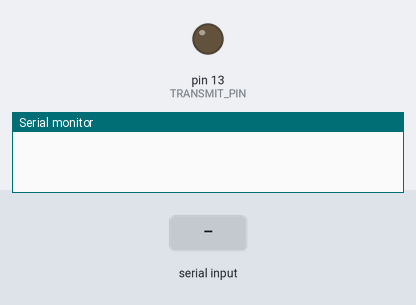
A sketch run on a simulated Arduino Uno, built with avr-gcc and run on an emulated ATmega328P. Parts: output pins drawn as LEDs (lit = HIGH), the last lines printed to the serial monitor. Inputs (shaded band) come from the test bench.

Above: at 1.2 s.
1.3 s: "10\n" received over Serial
At 1.51 s:
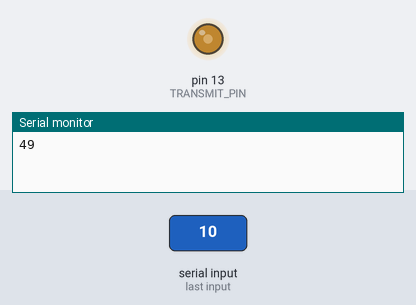
4.3 s: "11\n" received over Serial
Timing chart, 0 to 13.3 s (numbered marks = the images above; inputs shaded):
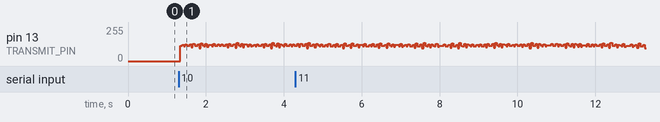

The sketch:

Remote_control_roller_shades_via_Android.ino
```cpp
/*
******************************************************************************************************************************************************************
*
* A-OK AC114-01B remote control (RF 433.92MHz) for roller shades and motorized projector screens
* Control code by Antti Kirjavainen and Saša Paunović (antti.kirjavainen [_at_] gmail.com  / sasa.paun7 [_at_] gmail.com)
*
* https://www.a-okmotors.com/en/
*
* This is an incomplete, but working implementation of the A-OK protocol.
*
*
* HOW TO USE
*
* Capture your remote controls with RemoteCapture.ino and copy paste the 65 bit commands to A-OK.ino
* for sendAOKCommand(). More info about this provided in RemoteCapture.ino.
*
*
* HOW TO USE WITH EXAMPLE COMMANDS
*
* 1. Set the motor or receiver into pairing mode with its PROGRAM button.
* 2. Check the instructions on whether you need to send the pairing command
* ("sendAOKCommand(AOK_PROGRAM_EXAMPLE);") or UP command ("sendAOKCommand(AOK_UP_EXAMPLE);").
* Typically you need to transmit within 10 seconds.
* 3. Now you can control the motor, e.g. "sendAOKCommand(AOK_DOWN_EXAMPLE);" (or AOK_UP_EXAMPLE, AOK_STOP_EXAMPLE etc.).
*
* Setting limits for roller shade motors is quicker with the remotes, although you can use your Arduino
* for that as well.
*
*
* PROTOCOL DESCRIPTION
*
* One remote control is not enough data to understand the protocol, but here's what I've
* figured out so far.
*
* UP and DOWN buttons send two different commands for some reason, listed below
* as AOK_UP/DOWN_EXAMPLE and AOK_AFTER_UP_DOWN_EXAMPLE. However, the latter command
* would not seem to be required at all.
*
* Tri-state bits are used.
*
* AGC:
* Some remotes start the first command with a preamble of 8 times: HIGH of approx. 340 us + LOW of approx. 520 us
* But most remotes do not transmit that preamble.
* Every remote starts the command with an AGC HIGH of approx. 5200 us.
* Then go LOW for approx. 530 us and start the commands bits.
*
* COMMAND BITS:
* 49 bits for a unique remote ID
* 7 bits for command (UP = 0001011, DOWN = 1000011, STOP = 0100011, PROGRAM = 1010011, AFTER UP/DOWN = 0100100)
* 5 bits are unknown (maybe some kind of checksum?)
* 4 bits at the end are always 0111, except for the AFTER UP/DOWN commands 1001
*
* = 65 bits in total
*
* RADIO SILENCE:
* Some remotes instantly repeat the commands, some transmit a radio silence of approx. 5030 us at the end
* of each command.
*
*
* TIMINGS:
* All sample counts below listed with a sample rate of 44100 Hz
* (sample count / 44100 = microseconds).
*
* Pulse length:
* SHORT = 272 us (12 samples)
* LONG = 567 us (25 samples, approx. 2 * SHORT)
*
* Data bits:
* Data 0 = short HIGH, long LOW (wire 100)
* Data 1 = long HIGH, short LOW (wire 110)
*
* This code transmits a radio silence of 5034 us (222 samples) after each command, although not all AC114-01B
* remotes do.
*
******************************************************************************************************************************************************************
*/


// Shades by number commands:

#define AOK_UP_1                "10100011011001010110011001100110000000010000000000001011001111011"
#define AOK_STOP_1              "10100011011001010110011001100110000000010000000000100011010101011"
#define AOK_DOWN_1              "10100011011001010110011001100110000000010000000001000011011101011"
#define AOK_AFTER_UP_DOWN_1     "10100011011001010110011001100110000000010000000000100100010101101"

#define AOK_UP_2                "10100011011001010110011001100110000000100000000000001011001111101"
#define AOK_STOP_2              "10100011011001010110011001100110000000100000000000100011010101101"
#define AOK_DOWN_2              "10100011011001010110011001100110000000100000000001000011011101101"
#define AOK_AFTER_UP_DOWN_2     "10100011011001010110011001100110000000100000000000100100010101111"

#define AOK_UP_3                "10100011011001010110011001100110000001000000000000001011010000001"
#define AOK_STOP_3              "10100011011001010110011001100110000001000000000000100011010110001"
#define AOK_DOWN_3              "10100011011001010110011001100110000001000000000001000011011110001"
#define AOK_AFTER_UP_DOWN_3     "10100011011001010110011001100110000001000000000000100100010110011"

#define AOK_UP_4                "10100011011001010110011001100110000010000000000000001011010001001"
#define AOK_STOP_4              "10100011011001010110011001100110000010000000000000100011010111001"
#define AOK_DOWN_4              "10100011011001010110011001100110000010000000000001000011011111001"
#define AOK_AFTER_UP_DOWN_4     "10100011011001010110011001100110000010000000000000100100010111011"

#define AOK_UP_5                "10100011011001010110011001100110000100000000000000001011010011001"
#define AOK_STOP_5              "10100011011001010110011001100110000100000000000000100011011001001"
#define AOK_DOWN_5              "10100011011001010110011001100110000100000000000001000011100001001"
#define AOK_AFTER_UP_DOWN_5     "10100011011001010110011001100110000100000000000000100100011001011"

#define AOK_UP_6                "10100011011001010101101000111110000000010000000000001011000010011"
#define AOK_STOP_6              "10100011011001010101101000111110000000010000000000100011001000011"
#define AOK_DOWN_6              "10100011011001010101101000111110000000010000000001000011010000011"
#define AOK_AFTER_UP_DOWN_6     "10100011011001010101101000111110000000010000000000100100001000101"

#define AOK_UP_7                "10100011011001010101101000111110000000100000000000001011000010101"
#define AOK_STOP_7              "10100011011001010101101000111110000000100000000000100011001000101"
#define AOK_DOWN_7              "10100011011001010101101000111110000000100000000001000011010000101"
#define AOK_AFTER_UP_DOWN_7     "10100011011001010101101000111110000000100000000000100100001000111"

#define AOK_UP_8                "10100011011001010101101000111110000001000000000000001011000011001"
#define AOK_STOP_8              "10100011011001010101101000111110000001000000000000100011001001001"
#define AOK_DOWN_8              "10100011011001010101101000111110000001000000000001000011010001001"
#define AOK_AFTER_UP_DOWN_8     "10100011011001010101101000111110000001000000000000100100001001011"

#define AOK_UP_9                "10100011011001010101101000111110000000010000000000001011000010011"
#define AOK_STOP_9              "10100011011001010101101000111110000000010000000000100011001000011"
#define AOK_DOWN_9              "10100011011001010101101000111110000000010000000001000011010000011"
#define AOK_AFTER_UP_DOWN_9     "10100011011001010101101000111110000000010000000000100100001000101"

// #define AOK_PROGRAMING_           "10100011010001100101000000010110000000010000000001010011000000001"

#define TRANSMIT_PIN             13      // We'll use digital 13 for transmitting
#define REPEAT_COMMAND           6       // How many times to repeat the same command: original remotes repeat 8 (multi) or 10 (single) times by default
#define DEBUG                    false   // Do note that if you add serial output during transmit, it will cause delay and commands may fail

// If you wish to use PORTB commands instead of digitalWrite, these are for Arduino Uno digital 13:
#define D13high | 0x20;
#define D13low  & 0xDF;

// Timings in microseconds (us). Get sample count by zooming all the way in to the waveform with Audacity.
// Calculate microseconds with: (samples / sample rate, usually 44100 or 48000) - ~15-20 to compensate for delayMicroseconds overhead.
// Sample counts listed below with a sample rate of 44100 Hz:

#define AOK_AGC1_PULSE                   5300  // 234 samples
#define AOK_AGC2_PULSE                   530   // 24 samples after the actual AGC bit
#define AOK_RADIO_SILENCE                5030  // 222 samples

#define AOK_PULSE_SHORT                  270   // 12 samples
#define AOK_PULSE_LONG                   565   // 25 samples, approx. 2 * AOK_PULSE_SHORT

#define AOK_COMMAND_BIT_ARRAY_SIZE       65    // Command bit count

// Incoming value for MIT interface.
String Incoming_value;


// ----------------------------------------------------------------------------------------------------------------------------------------------------------------

void setup() {

  Serial.begin(9600); // Used for error messages even with DEBUG set to false

  if (DEBUG) Serial.println("Starting up...");

}

// ----------------------------------------------------------------------------------------------------------------------------------------------------------------

// ----------------------------------------------------------------------------------------------------------------------------------------------------------------

void loop() {

  // Pair a motor/receiver (first set the receiver to pairing mode by holding down
  // its PROGRAM button), then send the PROGRAM or UP command (check the instructions
  // of your device on which one is required for pairing):

  //sendAOKCommand(AOK_PROGRAM_EXAMPLE); // AM25-1.2/30-MEL-P motor requires this for pairing
  //sendAOKCommand(AOK_UP_EXAMPLE); // AC202-02 receiver requires this for pairing

  //while (true) {} // Stop after pairing, you can use UP/STOP/DOWN commands afterwards
  // ---


  // Loop for the MIT interface.

 if(Serial.available() > 0)
  {
    Incoming_value = Serial.read();
    Serial.print(Incoming_value);
    Serial.print("\n");

    if(Incoming_value == "10")
      sendAOKCommand(AOK_UP_1);
      sendAOKCommand(AOK_AFTER_UP_DOWN_1);

    if(Incoming_value == "11")
      sendAOKCommand(AOK_DOWN_1);
      sendAOKCommand(AOK_AFTER_UP_DOWN_1);

    if(Incoming_value == "12")
      sendAOKCommand(AOK_STOP_1);

    if(Incoming_value == "13")
      sendAOKCommand(AOK_UP_2);
      sendAOKCommand(AOK_AFTER_UP_DOWN_2);

    if(Incoming_value == "14")
      sendAOKCommand(AOK_DOWN_2);
      sendAOKCommand(AOK_AFTER_UP_DOWN_2);

    if(Incoming_value == "15")
      sendAOKCommand(AOK_STOP_2);

    if(Incoming_value == "16")
      sendAOKCommand(AOK_UP_3);
      sendAOKCommand(AOK_AFTER_UP_DOWN_3);

    if(Incoming_value == "17")
      sendAOKCommand(AOK_DOWN_3);
      sendAOKCommand(AOK_AFTER_UP_DOWN_3);

    if(Incoming_value == "18")
      sendAOKCommand(AOK_STOP_3);

    if(Incoming_value == "19")
      sendAOKCommand(AOK_UP_4);
      sendAOKCommand(AOK_AFTER_UP_DOWN_4);

    if(Incoming_value == "20")
      sendAOKCommand(AOK_DOWN_4);
      sendAOKCommand(AOK_AFTER_UP_DOWN_4);

    if(Incoming_value == "21")
      sendAOKCommand(AOK_STOP_4);

    if(Incoming_value == "22")
      sendAOKCommand(AOK_UP_5);
      sendAOKCommand(AOK_AFTER_UP_DOWN_5);

    if(Incoming_value == "23")
      sendAOKCommand(AOK_DOWN_5);
      sendAOKCommand(AOK_AFTER_UP_DOWN_5);

    if(Incoming_value == "24")
      sendAOKCommand(AOK_STOP_5);

    if(Incoming_value == "25")
      sendAOKCommand(AOK_UP_6);
      sendAOKCommand(AOK_AFTER_UP_DOWN_6);

    if(Incoming_value == "26")
      sendAOKCommand(AOK_DOWN_6);
      sendAOKCommand(AOK_AFTER_UP_DOWN_6);

    if(Incoming_value == "27")
      sendAOKCommand(AOK_STOP_6);

    if(Incoming_value == "28")
      sendAOKCommand(AOK_UP_7);
      sendAOKCommand(AOK_AFTER_UP_DOWN_7);

    if(Incoming_value == "29")
      sendAOKCommand(AOK_DOWN_7);
      sendAOKCommand(AOK_AFTER_UP_DOWN_7);

    if(Incoming_value == "30")
      sendAOKCommand(AOK_STOP_7);

   if(Incoming_value == "31")
      sendAOKCommand(AOK_UP_8);
      sendAOKCommand(AOK_AFTER_UP_DOWN_8);

    if(Incoming_value == "32")
      sendAOKCommand(AOK_DOWN_8);
      sendAOKCommand(AOK_AFTER_UP_DOWN_8);

    if(Incoming_value == "33")
      sendAOKCommand(AOK_STOP_8);

    if(Incoming_value == "34")
     sendAOKCommand(AOK_UP_9);
     sendAOKCommand(AOK_AFTER_UP_DOWN_9);

   if(Incoming_value == "35")
     sendAOKCommand(AOK_DOWN_9);
     sendAOKCommand(AOK_AFTER_UP_DOWN_9);

   if(Incoming_value == "36")
      sendAOKCommand(AOK_STOP_9);


 }
}

// ----------------------------------------------------------------------------------------------------------------------------------------------------------------

// ----------------------------------------------------------------------------------------------------------------------------------------------------------------
void sendAOKCommand(char* command) {

  if (command == NULL) {
    errorLog("sendAOKCommand(): Command array pointer was NULL, cannot continue.");
    return;
  }

  // Prepare for transmitting and check for validity
  pinMode(TRANSMIT_PIN, OUTPUT); // Prepare the digital pin for output

  if (strlen(command) < AOK_COMMAND_BIT_ARRAY_SIZE) {
    errorLog("sendAOKCommand(): Invalid command (too short), cannot continue.");
    return;
  }
  if (strlen(command) > AOK_COMMAND_BIT_ARRAY_SIZE) {
    errorLog("sendAOKCommand(): Invalid command (too long), cannot continue.");
    return;
  }

  // Repeat the command:
  for (int i = 0; i < REPEAT_COMMAND; i++) {
    doAOKTribitSend(command);
  }

  // Disable output to transmitter to prevent interference with
  // other devices. Otherwise the transmitter will keep on transmitting,
  // disrupting most appliances operating on the 433.92MHz band:
  digitalWrite(TRANSMIT_PIN, LOW);
}
// ----------------------------------------------------------------------------------------------------------------------------------------------------------------

// ----------------------------------------------------------------------------------------------------------------------------------------------------------------
void doAOKTribitSend(char* command) {

  // Starting (AGC) bits:
  transmitHigh(AOK_AGC1_PULSE);
  transmitLow(AOK_AGC2_PULSE);

  // Transmit command:
  for (int i = 0; i < AOK_COMMAND_BIT_ARRAY_SIZE; i++) {

      // If current bit is 0, transmit HIGH-LOW-LOW (100):
      if (command[i] == '0') {
        transmitHigh(AOK_PULSE_SHORT);
        transmitLow(AOK_PULSE_LONG);
      }

      // If current bit is 1, transmit HIGH-HIGH-LOW (110):
      if (command[i] == '1') {
        transmitHigh(AOK_PULSE_LONG);
        transmitLow(AOK_PULSE_SHORT);
      }
   }

  // Radio silence at the end.
  // It's better to go a bit over than under minimum required length:
  transmitLow(AOK_RADIO_SILENCE);

  if (DEBUG) {
    Serial.println();
    Serial.print("Transmitted ");
    Serial.print(AOK_COMMAND_BIT_ARRAY_SIZE);
    Serial.println(" bits.");
    Serial.println();
  }
}
// ----------------------------------------------------------------------------------------------------------------------------------------------------------------

// ----------------------------------------------------------------------------------------------------------------------------------------------------------------
void transmitHigh(int delay_microseconds) {
  digitalWrite(TRANSMIT_PIN, HIGH);
  //PORTB = PORTB D13high; // If you wish to use faster PORTB calls instead
  delayMicroseconds(delay_microseconds);
}
// ----------------------------------------------------------------------------------------------------------------------------------------------------------------

// ----------------------------------------------------------------------------------------------------------------------------------------------------------------
void transmitLow(int delay_microseconds) {
  digitalWrite(TRANSMIT_PIN, LOW);
  //PORTB = PORTB D13low; // If you wish to use faster PORTB calls instead
  delayMicroseconds(delay_microseconds);
}
// ----------------------------------------------------------------------------------------------------------------------------------------------------------------

// ----------------------------------------------------------------------------------------------------------------------------------------------------------------
void errorLog(String message) {
  Serial.println(message);
}
// ----------------------------------------------------------------------------------------------------------------------------------------------------------------
```
